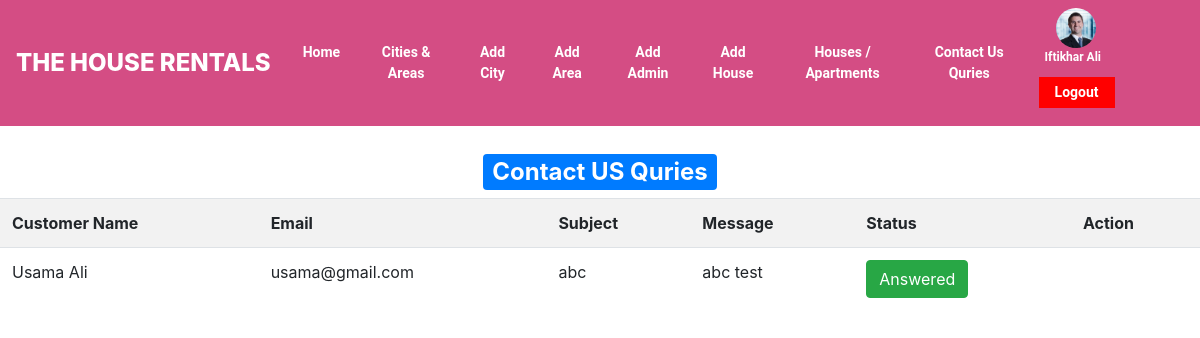
Screenshot of /admin/contact_quries.php (signed in) with the database file from the repository.
### tables this page shows
CREATE TABLE `users` (
  `id` int(11) NOT NULL,
  `f_name` varchar(20) NOT NULL,
  `l_name` varchar(50) NOT NULL,
  `email` varchar(50) NOT NULL,
  `contact` varchar(50) NOT NULL,
  `gender` varchar(50) NOT NULL,
  `image` varchar(50) NOT NULL,
  `dob` varchar(50) NOT NULL,
  `account_type` varchar(50) NOT NULL,
  `password` varchar(50) NOT NULL
);

CREATE TABLE `contact` (
  `id` int(11) NOT NULL,
  `user_id` varchar(50) NOT NULL,
  `name` varchar(50) NOT NULL,
  `email` varchar(50) NOT NULL,
  `subject` varchar(100) NOT NULL,
  `message` varchar(500) NOT NULL,
  `status` varchar(50) NOT NULL
);

### admin/contact_quries.php (the view)
<?php
include("header.php");
$query5="SELECT * FROM `contact`";
$run5=mysqli_query($con,$query5);
?>
<br>
<h2 style="text-align: center;"><span class="badge badge-primary">Contact US Quries</span></h2>
  <table align="center" class="table table-striped">
<tr>
<th>Customer Name</th>
<th>Email</th>
<th>Subject</th>
<th>Message</th>
<th>Status</th>
<th>Action</th>
</tr>
<?php
       if ($run5==TRUE)
         {
       while($data=mysqli_fetch_array($run5))
       {
        ?>
            <tr>
         <td><?php echo $data['name']; ?></td>
         <td><?php echo $data['email']; ?></td>
         <td><?php echo $data['subject']; ?></td>
         <td><?php echo $data['message']; ?></td>
<?php
         if ($data['status']=="Answered") {
           ?>
           <td><a href="#" class="btn btn-success">Answered</a></td>
           <td></td>
           <?php
         }else{
          ?>
          <td><a href="#" class="btn btn-warning">Pending</a></td>
          <td><a href="reply_query.php?query_id=<?php echo $data['id']; ?>" class="btn btn-success">Answer</a></td>
           <?php
         }
         ?>
         </tr>
<?php
       }
     }
     ?>
        </table>
</body>
</html>

### admin/header.php (shortened to what this page needs)
<?php
$user_id=$_SESSION["uid2"];
include("../dbconnection.php");
$query4="SELECT * FROM `users` WHERE id='$user_id'";
$run4=mysqli_query($con,$query4);
$data4=mysqli_fetch_assoc($run4);
?>
<!doctype html>
<html lang="en">
<html>
<head>
  <link rel="stylesheet" href="style.css">
<link rel="stylesheet" href="https://maxcdn.bootstrapcdn.com/bootstrap/4.4.1/css/bootstrap.min.css">
<link rel="stylesheet" href="https://cdnjs.cloudflare.com/ajax/libs/font-awesome/4.7.0/css/font-awesome.min.css">
</head>
<body>
<nav class="navbar navbar-expand-md navbar-light" style="background-color: #d44d84">
  <a class="navbar-brand" href="#"><div style="font-size:24px;text-align: center;font-weight: 800;color:#fff;margin-top:-8px;margin-bottom: -8px;">THE HOUSE RENTALS</div></a>
  <div class="collapse navbar-collapse" id="collapsibleNavbar">
  <div style="margin:px 0px 0px 0px;">
    <div class="topnav">
  <div class="navbar-nav">
    <a href="index.php">Home</a>
    <a href="cities.php">Cities & Areas</a>
    <a href="add_city.php">Add City</a>
    <a href="add_area.php">Add Area</a>
    <a href="add_admin.php">Add Admin</a>
    <a href="select_city.php">Add House</a>
    <a href="houses.php">Houses / Apartments</a>
    <a href="contact_quries.php">Contact Us Quries</a>
  </div>
</div>
</div>
</div>
<div class="topnav" style="float:right;">
<a class="" href="user-detail.php?view=<?php echo $user_id; ?>"><div style="margin-top: -5px;float: right;margin-bottom: -20px"><img style="height: 40px;border-radius: 50%;margin-left: 10%;list-style: none;" src='<?php echo "../profiles/".$data4['image']; ?>'><p style="font-size: 12px"><?php echo $data4['f_name']; ?> <?php echo $data4['l_name']; ?></p></div></a>
<a class="active" style="background-color:red;" href="logout.php">Logout</a>
</div>
</nav>

### admin/style.css (style rules this page uses)
.topnav { overflow: hidden; background-color: #d44d84; }
.topnav a { float: left; color: white; font-family: 'Roboto', sans-serif; text-align: center; padding: 5px 16px; text-decoration: none; font-size: 14px; font-weight: 600; }
.topnav a.active { background-color: #4CAF50; color: white; margin:10px; }

### rows the page displays
users: image (picture), f_name "Iftikhar", l_name "Ali"
contact: name "Usama Ali", email "usama@gmail.com", subject "abc", message "abc test", status "Answered"
